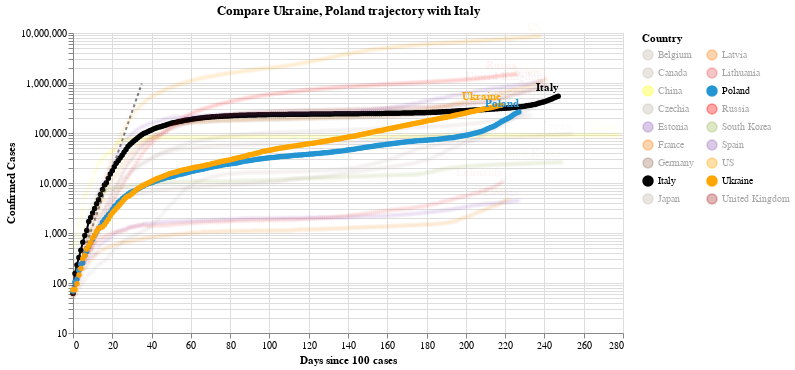

This figure's notebook cell:
### Code cell
#hide_input
chart2 = make_since_chart(dff2, ['Ukraine', 'Poland'], baseline_countries)
chart2

### Figure 1 — Vega-Lite specification as saved in the notebook (floating-point values rounded to 4 significant figures; data arrays with more than 128 entries replaced by an {"elided": "..."} marker saying what was removed)
{"config": {"view": {"continuousWidth": 400, "continuousHeight": 300}}, "layer": [{"data": {"name": "data-628230001892d6798b50651be41d1b3e"}, "mark": {"type": "line", "color": "black", "opacity": 0.5, "strokeDash": [3, 3]}, "encoding": {"x": {"type": "quantitative", "field": "Days since 100 cases"}, "y": {"type": "quantitative", "field": "Confirmed Cases"}}}, {"data": {"name": "data-6dc257cfd7f5580468fcf338cd0f0e23"}, "mark": {"type": "line", "point": true}, "encoding": {"color": {"type": "nominal", "field": "Country", "legend": {"columns": 2}, "scale": {"domain": ["Belgium", "Canada", "China", "Czechia", "Estonia", "France", "Germany", "Italy", "Japan", "Latvia", "Lithuania", "Poland", "Russia", "South Korea", "Spain", "US", "Ukraine", "United Kingdom"], "range": ["#C1B7AD", "#C1B7AD", "yellow", "#C1B7AD", "#9467bd", "#F58518", "#9D755D", "black", "#C1B7AD", "#F58518", "#E45756", "#2495D3", "red", "#A1BA59", "#9467bd", "orange", "orange", "brown"]}}, "opacity": {"condition": {"value": 1, "selection": "selector003"}, "value": 0.05}, "tooltip": [{"type": "nominal", "field": "Country"}, {"type": "temporal", "field": "Date"}, {"type": "quantitative", "field": "Confirmed Cases"}, {"type": "quantitative", "field": "Days since 100 cases"}], "x": {"type": "quantitative", "field": "Days since 100 cases"}, "y": {"type": "quantitative", "field": "Confirmed Cases", "scale": {"type": "log"}}}, "selection": {"selector003": {"type": "multi", "fields": ["Country"], "bind": "legend", "init": [{"Country": "Ukraine"}, {"Country": "Poland"}, {"Country": "Italy"}]}}, "width": 550}, {"data": {"name": "data-6dc257cfd7f5580468fcf338cd0f0e23"}, "mark": {"type": "text", "align": "right", "dy": -8, "fontWeight": "bold"}, "encoding": {"color": {"type": "nominal", "field": "Country", "legend": {"columns": 2}, "scale": {"domain": ["Belgium", "Canada", "China", "Czechia", "Estonia", "France", "Germany", "Italy", "Japan", "Latvia", "Lithuania", "Poland", "Russia", "South Korea", "Spain", "US", "Ukraine", "United Kingdom"], "range": ["#C1B7AD", "#C1B7AD", "yellow", "#C1B7AD", "#9467bd", "#F58518", "#9D755D", "black", "#C1B7AD", "#F58518", "#E45756", "#2495D3", "red", "#A1BA59", "#9467bd", "orange", "orange", "brown"]}}, "opacity": {"condition": {"value": 1, "selection": "selector003"}, "value": 0.05}, "text": {"type": "nominal", "field": "Country"}, "tooltip": [{"type": "nominal", "field": "Country"}, {"type": "temporal", "field": "Date"}, {"type": "quantitative", "field": "Confirmed Cases"}, {"type": "quantitative", "field": "Days since 100 cases"}], "x": {"type": "quantitative", "field": "Days since 100 cases"}, "y": {"type": "quantitative", "field": "Confirmed Cases", "scale": {"type": "log"}}}, "transform": [{"filter": "(datum['Date'] >= 1603670400000)"}], "width": 550}], "title": "Compare Ukraine, Poland trajectory with Italy", "$schema": "https://vega.github.io/schema/vega-lite/v4.8.1.json", "datasets": {"data-628230001892d6798b50651be41d1b3e": [{"Days since 100 cases": 0, "Confirmed Cases": 100.0}, {"Days since 100 cases": 1, "Confirmed Cases": 130.0}, {"Days since 100 cases": 2, "Confirmed Cases": 169.0}, {"Days since 100 cases": 3, "Confirmed Cases": 219.7}, {"Days since 100 cases": 4, "Confirmed Cases": 285.6}, {"Days since 100 cases": 5, "Confirmed Cases": 371.3}, {"Days since 100 cases": 6, "Confirmed Cases": 482.7}, {"Days since 100 cases": 7, "Confirmed Cases": 627.5}, {"Days since 100 cases": 8, "Confirmed Cases": 815.7}, {"Days since 100 cases": 9, "Confirmed Cases": 1060.0}, {"Days since 100 cases": 10, "Confirmed Cases": 1379.0}, {"Days since 100 cases": 11, "Confirmed Cases": 1792.0}, {"Days since 100 cases": 12, "Confirmed Cases": 2330.0}, {"Days since 100 cases": 13, "Confirmed Cases": 3029.0}, {"Days since 100 cases": 14, "Confirmed Cases": 3937.0}, {"Days since 100 cases": 15, "Confirmed Cases": 5119.0}, {"Days since 100 cases": 16, "Confirmed Cases": 6654.0}, {"Days since 100 cases": 17, "Confirmed Cases": 8650.0}, {"Days since 100 cases": 18, "Confirmed Cases": 11250.0}, {"Days since 100 cases": 19, "Confirmed Cases": 14620.0}, {"Days since 100 cases": 20, "Confirmed Cases": 19000.0}, {"Days since 100 cases": 21, "Confirmed Cases": 24710.0}, {"Days since 100 cases": 22, "Confirmed Cases": 32120.0}, {"Days since 100 cases": 23, "Confirmed Cases": 41750.0}, {"Days since 100 cases": 24, "Confirmed Cases": 54280.0}, {"Days since 100 cases": 25, "Confirmed Cases": 70560.0}, {"Days since 100 cases": 26, "Confirmed Cases": 91730.0}, {"Days since 100 cases": 27, "Confirmed Cases": 119300.0}, {"Days since 100 cases": 28, "Confirmed Cases": 155000.0}, {"Days since 100 cases": 29, "Confirmed Cases": 201500.0}, {"Days since 100 cases": 30, "Confirmed Cases": 262000.0}, {"Days since 100 cases": 31, "Confirmed Cases": 340600.0}, {"Days since 100 cases": 32, "Confirmed Cases": 442800.0}, {"Days since 100 cases": 33, "Confirmed Cases": 575600.0}, {"Days since 100 cases": 34, "Confirmed Cases": 748300.0}, {"Days since 100 cases": 35, "Confirmed Cases": 972800.0}], "data-6dc257cfd7f5580468fcf338cd0f0e23": {"elided": "4281 records"}}}
